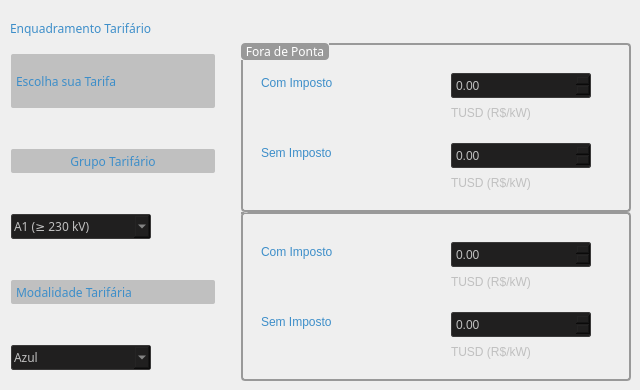
      <widget class="QWidget" name="Window_ModTar">
       <property name="font">
        <font>
         <family>Myanmar Text</family>
        </font>
       </property>
       <property name="styleSheet">
        <string notr="true">QComboBox
{
    selection-background-color: #302F2F;
    background-color: #201F1F;
    border-style: solid;
    border: 1px solid #3A3939;
    border-radius: 2px;
    padding: 2px;
	color: silver
	/*min-width: 140px;
	min-height: 20px;
	max-width: 200px;
	max-height: 20px;*/
}

QDoubleSpinBox
{
    selection-background-color: #302F2F;
    background-color: #201F1F;
    border-style: solid;
    border: 1px solid #3A3939;
    border-radius: 2px;
    padding: 2px;
	color: silver
    /*min-width: 75px;*/
}

QLabel {
    /*background-color: #FFFFFF;*/
    qproperty-alignment: AlignCenter;
	color: #3d8ec9;
	font: bold 24px &quot;Verdana&quot;;
}

Line {
	background-color:#3d8ec9;
    /*	color: #3d8ec9;
    qproperty-alignment: AlignCenter;
	color: #3d8ec9;
	font: bold 24px &quot;Verdana&quot;;*/
}

QGroupBox {
    background-color: qlineargradient(x1: 0, y1: 0, x2: 0, y2: 1,
                                      stop: 0 #E0E0E0, stop: 1 #FFFFFF);
    border: 2px solid #999999;
    border-radius: 4px;
    margin-top: 1ex; /* leave space at the top for the title */
    font: bold 15px &quot;Verdana&quot;;
	color: #3d8ec9;
}

QGroupBox::title {
	background-color: #999999;
	    border-radius: 4px;
	    margin-top: 1ex; /* leave space at the top for the title */
	font: 75 14pt &quot;Verdana&quot;;
    subcontrol-origin: margin;
    subcontrol-position: top left; /* position at the top center */
    padding: 0 3px;
    font-size: 13px;
    color: white;
}</string>
       </property>
       <widget class="QWidget" name="layoutWidget">
        <property name="geometry">
         <rect>
          <x>10</x>
          <y>20</y>
          <width>621</width>
          <height>361</height>
         </rect>
        </property>
        <layout class="QVBoxLayout" name="verticalLayout" stretch="0,2">
         <item>
          <widget class="QLabel" name="Label_TtuloModTar">
           <property name="text">
            <string>Enquadramento Tarifário</string>
           </property>
          </widget>
         </item>
         <item>
          <layout class="QHBoxLayout" name="horizontalLayout_2" stretch="1,0,2">
           <property name="sizeConstraint">
            <enum>QLayout::SetMinimumSize</enum>
           </property>
           <item>
            <layout class="QVBoxLayout" name="VLayout_CategoriaTar1">
             <property name="spacing">
              <number>30</number>
             </property>
             <property name="leftMargin">
              <number>1</number>
             </property>
             <property name="topMargin">
              <number>0</number>
             </property>
             <property name="bottomMargin">
              <number>0</number>
             </property>
             <item>
              <widget class="QLabel" name="label_titulocategoriatar">
               <property name="styleSheet">
                <string notr="true">QLabel {
    qproperty-alignment: AlignCenter;
    background-color: silver;
    border-style: solid;
    border: 0px solid #3A3939;
    border-radius: 2px;
    padding: 2px;
	color: #3d8ec9;
	font: bold 18px &quot;Verdana&quot;;
	min-width: 200px;
	min-height: 25px;
	max-width: 200px;
	max-height: 50px;
}</string>
               </property>
               <property name="text">
                <string>Escolha sua Tarifa</string>
               </property>
              </widget>
             </item>
             <item>
              <widget class="QLabel" name="label_Subgrupo">
               <property name="maximumSize">
                <size>
                 <width>204</width>
                 <height>24</height>
                </size>
               </property>
               <property name="styleSheet">
                <string notr="true">QLabel {
    qproperty-alignment: AlignCenter;
    background-color: silver;
    border-style: solid;
    border: 0px solid #3A3939;
    border-radius: 2px;
    padding: 2px;
	color: #3d8ec9;
	font: bold 12px &quot;Verdana&quot;;
	min-width: 200px;
	min-height: 20px;
	max-width: 200px;
	max-height: 20px;
}</string>
               </property>
               <property name="text">
                <string>Grupo Tarifário</string>
               </property>
               <property name="alignment">
                <set>Qt::AlignCenter</set>
               </property>
              </widget>
             </item>
             <item>
              <widget class="QComboBox" name="comboBox_Subgrupo">
               <property name="minimumSize">
                <size>
                 <width>140</width>
                 <height>25</height>
                </size>
               </property>
               <property name="maximumSize">
                <size>
                 <width>140</width>
                 <height>25</height>
                </size>
               </property>
               <item>
                <property name="text">
                 <string>A1 (≥ 230 kV)</string>
                </property>
               </item>
               <item>
                <property name="text">
                 <string>A2 (88 kV a 138 kV)</string>
                </property>
               </item>
               <item>
                <property name="text">
                 <string>A3 (69 kV)</string>
                </property>
               </item>
               <item>
                <property name="text">
                 <string>A3a (30 kV a 44 kV)</string>
                </property>
               </item>
               <item>
                <property name="text">
                 <string>A4 (2.3 a 25 kV)</string>
                </property>
               </item>
               <item>
                <property name="text">
                 <string>AS (≤ 2.3 kV subterrâneo)</string>
                </property>
               </item>
              </widget>
             </item>
             <item>
              <widget class="QLabel" name="label_modtar">
               <property name="styleSheet">
                <string notr="true">QLabel {
    qproperty-alignment: AlignCenter;
    background-color: silver;
    border-style: solid;
    border: 0px solid #3A3939;
    border-radius: 2px;
    padding: 2px;
	color: #3d8ec9;
	font: bold 12px &quot;Verdana&quot;;
	min-width: 200px;
	min-height: 20px;
	max-width: 200px;
	max-height: 20px;
}</string>
               </property>
               <property name="text">
                <string>Modalidade Tarifária</string>
               </property>
              </widget>
             </item>
             <item>
              <widget class="QComboBox" name="comboBox_ModTar">
               <property name="enabled">
                <bool>true</bool>
               </property>
               <property name="minimumSize">
                <size>
                 <width>140</width>
                 <height>25</height>
                </size>
               </property>
               <property name="maximumSize">
                <size>
                 <width>140</width>
                 <height>25</height>
                </size>
               </property>
               <property name="editable">
                <bool>false</bool>
               </property>
               <property name="insertPolicy">
                <enum>QComboBox::InsertAtBottom</enum>
               </property>
               <property name="sizeAdjustPolicy">
                <enum>QComboBox::AdjustToContentsOnFirstShow</enum>
               </property>
               <property name="duplicatesEnabled">
                <bool>false</bool>
               </property>
               <item>
                <property name="text">
                 <string>Azul</string>
                </property>
               </item>
               <item>
                <property name="text">
                 <string>Verde</string>
                </property>
               </item>
               <item>
                <property name="text">
                 <string>Binômia</string>
                </property>
               </item>
              </widget>
             </item>
            </layout>
           </item>
           <item>
            <spacer name="horizontalSpacer">
             <property name="orientation">
              <enum>Qt::Horizontal</enum>
             </property>
             <property name="sizeHint" stdset="0">
              <size>
               <width>20</width>
               <height>20</height>
              </size>
             </property>
            </spacer>
           </item>
           <item>
            <layout class="QVBoxLayout" name="VLayout_Tarifas">
             <property name="spacing">
              <number>0</number>
             </property>
             <item>
              <widget class="QGroupBox" name="groupBox_TarFP">
               <property name="styleSheet">
                <string notr="true">QLabel {
    qproperty-alignment: AlignCenter;
    /*background-color: silver;
    border-style: solid;
    border: 0px solid #3A3939;
    border-radius: 2px;
    padding: 2px;*/
	color: #3d8ec9;
	font: bold 12px &quot;Verdana&quot;;
	min-width: 150px;
	min-height: 20px;
	max-width: 150px;
	max-height: 20px;
}</string>
               </property>
               <property name="title">
                <string>Fora de Ponta</string>
               </property>
               <property name="flat">
                <bool>false</bool>
               </property>
               <widget class="QLabel" name="label_FPCI">
                <property name="geometry">
                 <rect>
                  <x>20</x>
                  <y>30</y>
                  <width>150</width>
                  <height>20</height>
                 </rect>
                </property>
                <property name="text">
                 <string>Com Imposto</string>
                </property>
               </widget>
               <widget class="QLabel" name="label_FPSI">
                <property name="geometry">
                 <rect>
                  <x>20</x>
                  <y>100</y>
                  <width>150</width>
                  <height>20</height>
                 </rect>
                </property>
                <property name="text">
                 <string>Sem Imposto</string>
                </property>
               </widget>
               <widget class="QDoubleSpinBox" name="QDoubleSpinBox_TUSDP">
                <property name="geometry">
                 <rect>
                  <x>210</x>
                  <y>30</y>
                  <width>140</width>
                  <height>25</height>
                 </rect>
                </property>
                <property name="minimumSize">
                 <size>
                  <width>140</width>
                  <height>25</height>
                 </size>
                </property>
                <property name="maximumSize">
                 <size>
                  <width>140</width>
                  <height>25</height>
                 </size>
                </property>
                <property name="maximum">
                 <double>200.000000000000000</double>
                </property>
               </widget>
               <widget class="QDoubleSpinBox" name="QDoubleSpinBox_TUSDFP">
                <property name="geometry">
                 <rect>
                  <x>210</x>
                  <y>100</y>
                  <width>140</width>
                  <height>25</height>
                 </rect>
                </property>
                <property name="minimumSize">
                 <size>
                  <width>140</width>
                  <height>25</height>
                 </size>
                </property>
                <property name="maximumSize">
                 <size>
                  <width>140</width>
                  <height>25</height>
                 </size>
                </property>
                <property name="maximum">
                 <double>100.000000000000000</double>
                </property>
               </widget>
               <widget class="QLabel" name="label_tusdp">
                <property name="geometry">
                 <rect>
                  <x>210</x>
                  <y>60</y>
                  <width>140</width>
                  <height>20</height>
                 </rect>
                </property>
                <property name="styleSheet">
                 <string notr="true">QLabel {
    qproperty-alignment: AlignCenter;
    /*background-color: silver;
    border-style: solid;
    border: 0px solid #3A3939;
    border-radius: 2px;
    padding: 2px;*/
	color: silver;
	font: 12px &quot;Verdana&quot;;
	min-width: 140px;
	min-height: 20px;
	max-width: 140px;
	max-height: 20px;
}</string>
                </property>
                <property name="text">
                 <string>TUSD (R$/kW)</string>
                </property>
               </widget>
               <widget class="QLabel" name="label_tusdfp">
                <property name="geometry">
                 <rect>
                  <x>210</x>
                  <y>130</y>
                  <width>140</width>
                  <height>20</height>
                 </rect>
                </property>
                <property name="styleSheet">
                 <string notr="true">QLabel {
    qproperty-alignment: AlignCenter;
    /*background-color: silver;
    border-style: solid;
    border: 0px solid #3A3939;
    border-radius: 2px;
    padding: 2px;*/
	color: silver;
	font: 12px &quot;Verdana&quot;;
	min-width: 140px;
	min-height: 20px;
	max-width: 140px;
	max-height: 20px;
}</string>
                </property>
                <property name="text">
                 <string>TUSD (R$/kW)</string>
                </property>
               </widget>
              </widget>
             </item>
             <item>
              <widget class="QGroupBox" name="groupBox_TarP">
               <property name="minimumSize">
                <size>
                 <width>124</width>
                 <height>143</height>
                </size>
               </property>
               <property name="font">
                <font>
                 <family>Verdana</family>
                 <pointsize>-1</pointsize>
                 <weight>75</weight>
                 <italic>false</italic>
                 <bold>true</bold>
                 <stylestrategy>PreferDefault</stylestrategy>
                </font>
               </property>
               <property name="styleSheet">
                <string notr="true">QLabel {
    qproperty-alignment: AlignCenter;
    /*background-color: silver;
    border-style: solid;
    border: 0px solid #3A3939;
    border-radius: 2px;
    padding: 2px;*/
	color: #3d8ec9;
	font: bold 12px &quot;Verdana&quot;;
	min-width: 150px;
	min-height: 20px;
	max-width: 150px;
	max-height: 20px;
}</string>
               </property>
               <property name="title">
                <string>Ponta</string>
               </property>
               <property name="alignment">
                <set>Qt::AlignLeading|Qt::AlignLeft|Qt::AlignVCenter</set>
               </property>
               <property name="flat">
                <bool>false</bool>
               </property>
               <widget class="QLabel" name="label_PCI">
                <property name="geometry">
                 <rect>
                  <x>20</x>
                  <y>30</y>
                  <width>150</width>
                  <height>20</height>
                 </rect>
                </property>
                <property name="minimumSize">
                 <size>
                  <width>150</width>
                  <height>20</height>
                 </size>
                </property>
                <property name="text">
                 <string>Com Imposto</string>
                </property>
               </widget>
               <widget class="QLabel" name="label_PSI">
                <property name="geometry">
                 <rect>
                  <x>20</x>
                  <y>100</y>
                  <width>150</width>
                  <height>20</height>
                 </rect>
                </property>
                <property name="text">
                 <string>Sem Imposto</string>
                </property>
               </widget>
               <widget class="QDoubleSpinBox" name="QDoubleSpinBox_TEP">
                <property name="geometry">
                 <rect>
                  <x>210</x>
                  <y>30</y>
                  <width>140</width>
                  <height>25</height>
                 </rect>
                </property>
                <property name="minimumSize">
                 <size>
                  <width>140</width>
                  <height>25</height>
                 </size>
                </property>
                <property name="maximumSize">
                 <size>
                  <width>140</width>
                  <height>25</height>
                 </size>
                </property>
                <property name="maximum">
                 <double>200.000000000000000</double>
                </property>
               </widget>
               <widget class="QLabel" name="label_tep">
                <property name="geometry">
                 <rect>
                  <x>210</x>
                  <y>60</y>
                  <width>140</width>
                  <height>20</height>
                 </rect>
                </property>
                <property name="styleSheet">
                 <string notr="true">QLabel {
    qproperty-alignment: AlignCenter;
    /*background-color: silver;
    border-style: solid;
    border: 0px solid #3A3939;
    border-radius: 2px;
    padding: 2px;*/
	color: silver;
	font: 12px &quot;Verdana&quot;;
	min-width: 140px;
	min-height: 20px;
	max-width: 140px;
	max-height: 20px;
}</string>
                </property>
                <property name="text">
                 <string>TUSD (R$/kW)</string>
                </property>
               </widget>
               <widget class="QDoubleSpinBox" name="QDoubleSpinBox_TEFP">
                <property name="geometry">
                 <rect>
                  <x>210</x>
                  <y>100</y>
                  <width>140</width>
                  <height>25</height>
                 </rect>
                </property>
                <property name="minimumSize">
                 <size>
                  <width>140</width>
                  <height>25</height>
                 </size>
                </property>
                <property name="maximumSize">
                 <size>
                  <width>140</width>
                  <height>25</height>
                 </size>
                </property>
                <property name="maximum">
                 <double>100.000000000000000</double>
                </property>
               </widget>
               <widget class="QLabel" name="label_fp">
                <property name="geometry">
                 <rect>
                  <x>210</x>
                  <y>130</y>
                  <width>140</width>
                  <height>20</height>
                 </rect>
                </property>
                <property name="styleSheet">
                 <string notr="true">QLabel {
    qproperty-alignment: AlignCenter;
    /*background-color: silver;
    border-style: solid;
    border: 0px solid #3A3939;
    border-radius: 2px;
    padding: 2px;*/
	color: silver;
	font: 12px &quot;Verdana&quot;;
	min-width: 140px;
	min-height: 20px;
	max-width: 140px;
	max-height: 20px;
}</string>
                </property>
                <property name="text">
                 <string>TUSD (R$/kW)</string>
                </property>
               </widget>
              </widget>
             </item>
            </layout>
           </item>
          </layout>
         </item>
        </layout>
       </widget>
      </widget>
